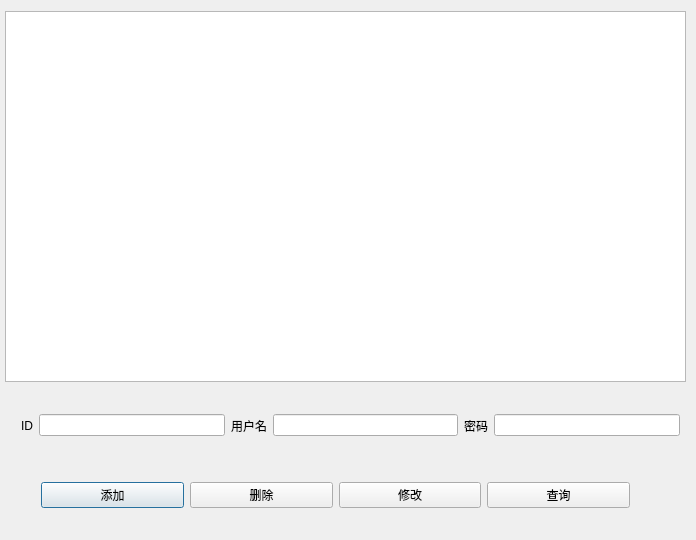
<?xml version="1.0" encoding="UTF-8"?>
<ui version="4.0">
 <class>Dialog</class>
 <widget class="QDialog" name="Dialog">
  <property name="geometry">
   <rect>
    <x>0</x>
    <y>0</y>
    <width>696</width>
    <height>540</height>
   </rect>
  </property>
  <property name="windowTitle">
   <string>Dialog</string>
  </property>
  <widget class="QWidget" name="layoutWidget">
   <property name="geometry">
    <rect>
     <x>10</x>
     <y>400</y>
     <width>681</width>
     <height>51</height>
    </rect>
   </property>
   <layout class="QHBoxLayout" name="horizontalLayout">
    <item>
     <widget class="QLabel" name="label">
      <property name="text">
       <string>ID</string>
      </property>
     </widget>
    </item>
    <item>
     <widget class="QLineEdit" name="IdEdit"/>
    </item>
    <item>
     <widget class="QLabel" name="label_2">
      <property name="text">
       <string>用户名</string>
      </property>
     </widget>
    </item>
    <item>
     <widget class="QLineEdit" name="usernameEdit"/>
    </item>
    <item>
     <widget class="QLabel" name="label_3">
      <property name="text">
       <string>密码</string>
      </property>
     </widget>
    </item>
    <item>
     <widget class="QLineEdit" name="passwordEdit"/>
    </item>
   </layout>
  </widget>
  <widget class="QWidget" name="layoutWidget">
   <property name="geometry">
    <rect>
     <x>30</x>
     <y>470</y>
     <width>611</width>
     <height>51</height>
    </rect>
   </property>
   <layout class="QHBoxLayout" name="horizontalLayout_2">
    <item>
     <widget class="QPushButton" name="addButton">
      <property name="text">
       <string>添加</string>
      </property>
     </widget>
    </item>
    <item>
     <widget class="QPushButton" name="delButton">
      <property name="text">
       <string>删除</string>
      </property>
     </widget>
    </item>
    <item>
     <widget class="QPushButton" name="updateButton">
      <property name="text">
       <string>修改</string>
      </property>
     </widget>
    </item>
    <item>
     <widget class="QPushButton" name="queryButton">
      <property name="text">
       <string>查询</string>
      </property>
     </widget>
    </item>
   </layout>
  </widget>
  <widget class="QTableView" name="m_userList">
   <property name="geometry">
    <rect>
     <x>5</x>
     <y>11</y>
     <width>681</width>
     <height>371</height>
    </rect>
   </property>
  </widget>
 </widget>
 <layoutdefault spacing="6" margin="11"/>
 <resources/>
 <connections/>
</ui>
